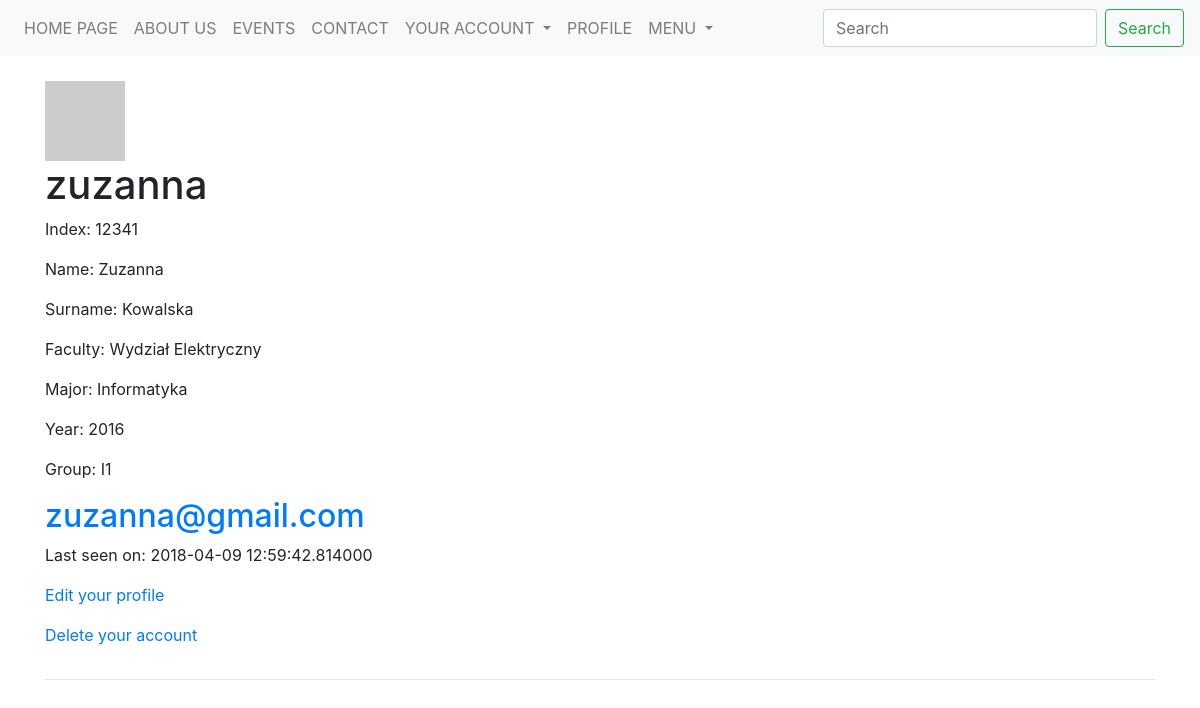
Before: /students/1 (signed in) with the older database file.
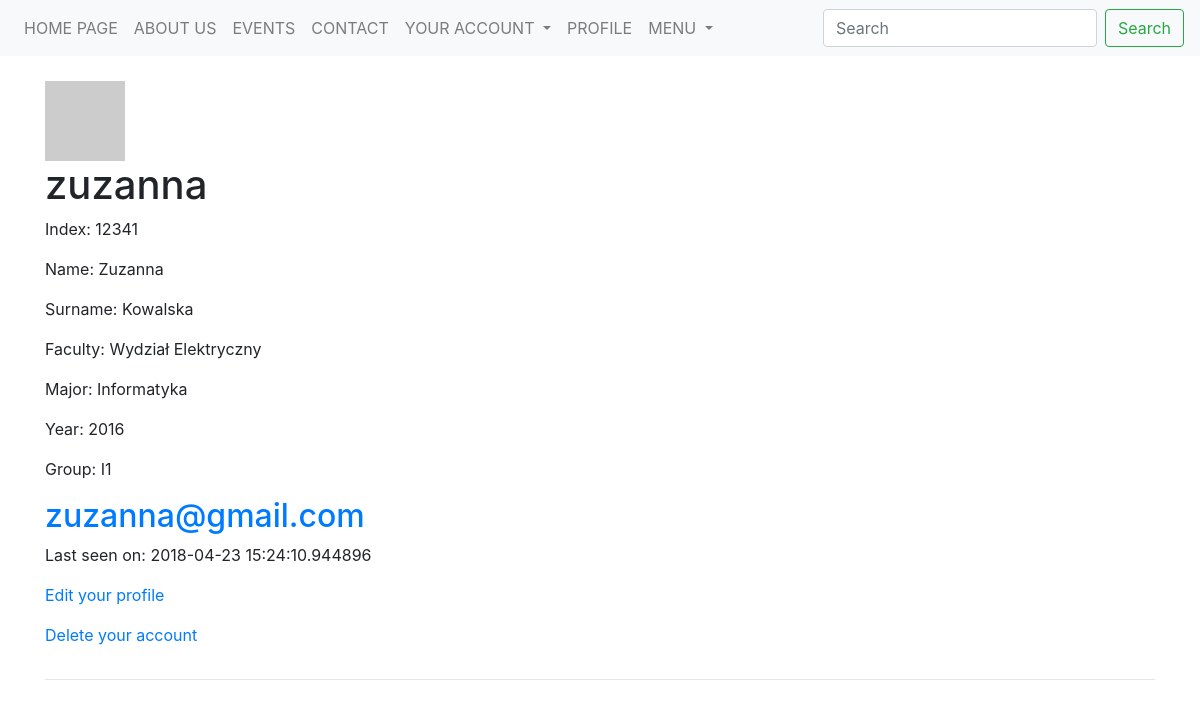
After: the same page with the newer database file.
### models.py (models this page shows, shortened)
class User(db.Model, UserMixin):
    __tablename__ = 'user'
    __searchable__ = ['username']
    id = Column(Integer, autoincrement=True, primary_key=True)
    username = Column(String(25), default='', unique=True)
    active = Column(Boolean, default=True)
    email = Column(String(200), unique=True)
    password = Column(String(200), default='')
    admin = Column(Boolean, default=False)
    confirmed = Column(db.Boolean, nullable=False, default=False)
    confirmed_on = Column(db.DateTime, nullable=True)
    registered_on = Column(db.DateTime, nullable=False)
    about_me = Column(String(140))
    last_seen = Column(DateTime, default=datetime.utcnow)
    student_id = db.Column(db.Integer, db.ForeignKey('student.id'), unique=True)
    def get_id(self):
        return self.id
    def avatar(self, size):
        digest = md5(self.email.lower().encode('utf-8')).hexdigest()
        return 'https://www.gravatar.com/avatar/{}?d=identicon&s={}'.\
            format(digest, size)

class Student(db.Model):
    __tablename__ = 'student'
    __searchable__ = ['index']
    id = Column(Integer, autoincrement=True, primary_key=True)
    index = Column(Integer, unique=True)
    name = Column(String(25), default='')
    surname = Column(String(25), default='')
    faculty_id = db.Column(db.Integer, db.ForeignKey('faculty.id'), nullable=False)
    major_id = db.Column(db.Integer, db.ForeignKey('major.id'), nullable=False)
    year_id = db.Column(db.Integer, db.ForeignKey('year.id'), nullable=False)
    group_id = db.Column(db.Integer, db.ForeignKey('group.id'), nullable=False)
    user = db.relationship('User', backref='student')

class Faculty(db.Model):
    __tablename__ = 'faculty'
    __searchable__ = ['name']
    id = Column(Integer, autoincrement=True, primary_key=True, )
    name = Column(String(100), default='')
    major = db.relationship('Major', backref='faculty')
    year = db.relationship('Year', backref='faculty')
    group = db.relationship('Group', backref='faculty')
    student = db.relationship('Student', backref='faculty')

class Major(db.Model):
    __tablename__ = 'major'
    __searchable__ = ['name']
    id = Column(Integer, autoincrement=True, primary_key=True)
    name = Column(String(50), default='')
    year = db.relationship('Year', backref='major')
    group = db.relationship('Group', backref='major')
    student = db.relationship('Student', backref='major')
    faculty_id = db.Column(db.Integer, db.ForeignKey('faculty.id'), nullable=False)

class Year(db.Model):
    __tablename__ = 'year'
    __searchable__ = ['nr']
    id = Column(Integer, autoincrement=True, primary_key=True)
    nr = Column(String(4), default='')
    group = db.relationship('Group', backref='year')
    student = db.relationship('Student', backref='year')
    faculty_id = db.Column(db.Integer, db.ForeignKey('faculty.id'), nullable=False)
    major_id = db.Column(db.Integer, db.ForeignKey('major.id'), nullable=False)
    secretary_id = db.Column(db.Integer, db.ForeignKey('secretary.id'), nullable=False)

class Group(db.Model):
    __tablename__ = 'group'
    __searchable__ = ['subject']
    id = Column(Integer, autoincrement=True, primary_key=True)
    name = Column(String(10), default='')
    student = db.relationship('Student', backref='group')
    faculty_id = db.Column(db.Integer, db.ForeignKey('faculty.id'), nullable=False)
    major_id = db.Column(db.Integer, db.ForeignKey('major.id'), nullable=False)
    year_id = db.Column(db.Integer, db.ForeignKey('year.id'), nullable=False)

### students.py (the view)
@app.route('/students/<int:id>', methods=['GET'])
@login_required
def student(id):
    student = Student.query.filter(Student.id == id).first()
    user = User.query.filter(User.id == student.id + 1).first()
    return render_template('faculty/students/profile.html', user=user, student=student, current_user=current_user)

### user.py (called while the page is built)
@lm.user_loader
def load_user(user_id):
    return User.query.filter(User.id == user_id).first()

@app.before_request
def before_request():
    if current_user.is_authenticated:
        current_user.last_seen = datetime.utcnow()
        db.session.commit()

### templates/faculty/students/profile.html (shortened to what this page needs)
{% extends "_base.html" %}
{% block content %}
    <table>
        <tr valign="top">
            <br>
            <img src="{{ user.avatar(128) }}">
            <h1>{{ user.username }}</h1>
            <p> Index: {{ student.index }}</p>
            <p> Name: {{ student.name }}</p>
            <p> Surname: {{ student.surname }}</p>
            <p> Faculty: {{ student.faculty.name }}</p>
            <p> Major: {{ student.major.name }}</p>
            <p> Year: {{ student.year.nr }}</p>
            <p> Group: {{ student.group.name }}</p>
            <h2><a class="u-email" href="mailto:{{ user.email }}">{{ user.email }}</a></h2>
                {% if user.last_seen %}<p>Last seen on: {{ user.last_seen }}</p>{% endif %}
        {% if user == current_user %}
                <p><a href="{{ url_for('edit_profile', id=student.id)}}">Edit your profile</a></p>
                <p><a href="{{ url_for('delete_account', id=student.id)}}">Delete your account</a></p>
        {% endif %}
        </tr>
    </table>
    <hr>
{% endblock %}

### templates/_base.html (shortened to what this page needs)
<!doctype html>
<html lang=en>
<head>
  <link rel="stylesheet" href="https://maxcdn.bootstrapcdn.com/bootstrap/4.0.0/css/bootstrap.min.css"
>
  <link rel="stylesheet" href="https://cdnjs.cloudflare.com/ajax/libs/font-awesome/4.7.0/css/font-awesome.min.css">
  <link rel="stylesheet" href="{{ url_for('static', filename='css/base.css') }}">
</head>
<body>
<nav class="navbar navbar-expand-lg navbar-light bg-light">
  <div class="collapse navbar-collapse" id="navbarSupportedContent">
    <ul class="navbar-nav mr-auto">
      <li class="nav-item">
        <a class="nav-link" href="{{ url_for('home_page') }}">HOME PAGE</a>
      </li>
      <li class="nav-item">
        <a class="nav-link" href="#">ABOUT US</a>
      </li>
      <li class="nav-item">
        <a class="nav-link" href="#">EVENTS</a>
      </li>
      <li class="nav-item">
        <a class="nav-link" href="#">CONTACT</a>
      </li>
      <li class="nav-item dropdown">
        <a class="nav-link dropdown-toggle" href="#" id="navbarDropdownYourAccount" role="button" data-toggle="dropdown" aria-haspopup="true" aria-expanded="false">
          YOUR ACCOUNT
        </a>
        {% if current_user.is_authenticated %}
            <li class="nav-item">
        {% set id = current_user.id - 1 %}
        <a class="nav-link" href="/students/{{id}}">PROFILE</a>
      </li>
      </li>
            <li class="nav-item dropdown">
        <a class="nav-link dropdown-toggle" href="#" id="navbarDropdownMenu" role="button" data-toggle="dropdown" aria-haspopup="true" aria-expanded="false">
          MENU
        </a>
      </li>
      {% endif %}
    </ul>
    <form class="form-inline my-2 my-lg-0">
      <input class="form-control mr-sm-2" type="search" placeholder="Search" aria-label="Search">
      <button class="btn btn-outline-success my-2 my-sm-0" type="submit">Search</button>
    </form>
  </div>
</nav>
  <div class="container">
    <div class="row">
      <div class="col-12">
      </div>
    </div>
    {% block content %}{% endblock %}
  </div>
</body>
</html>

Changed rows visible on the page:
changed User "zuzanna": last_seen "2018-04-09 12:59:42.814000" → "2018-04-23 15:24:10.944896"
